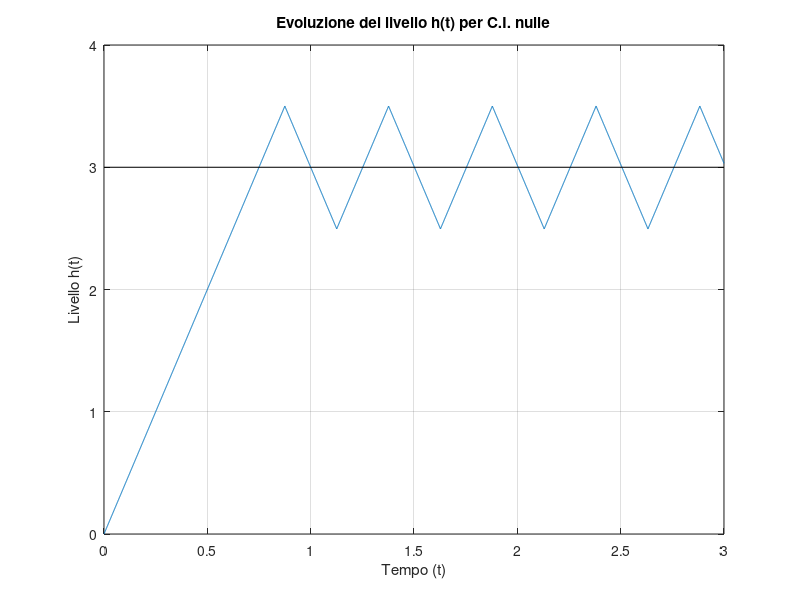
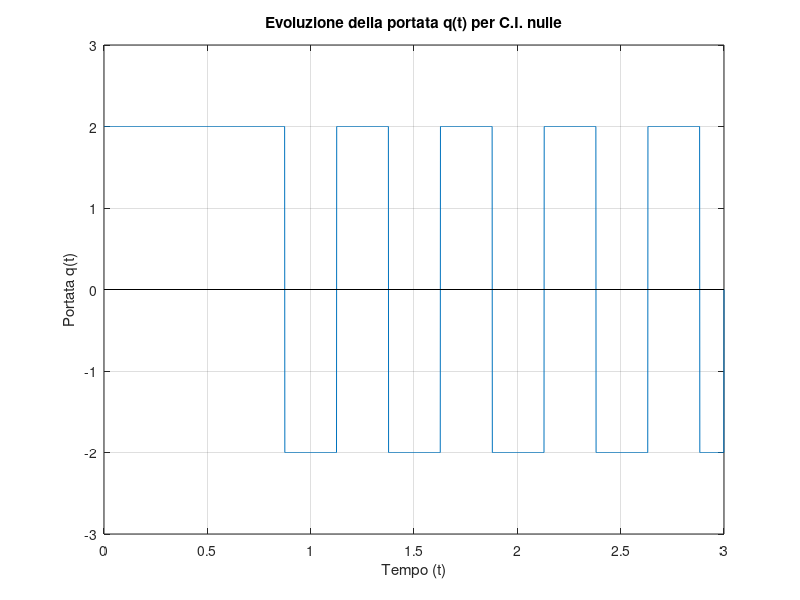

Reproduce these figures in MATLAB, in order.
function Esercizio1_6()
  close all
  clear all
  clc
  % Si applichi il controllore a relè con isteresi per il quale e = hbar - h(t).
  % Si faccia riferimento al serbatoio dell'esempio 1.13.
  % Si studi l'evoluzione h(t) per h(0)=h0 generico al variare di Ehat, qhat.

  %
  % Dati 1.17: Processo di riempimento ad isteresi con portata costante qhat:
  %   A * hdot(t) = qhat , e>Ehat
  %               = -qhat , e<Ehat
  % Nel transitorio iniziale si fa riferimento all'andamento della variazione
  % di livello
  %
  A = 0.5; % Area iniziale
  qbar = 2; % Portata discreta
  Ebar = 0.5; % Margine d'errore per isteresi
  hbar = 3; % Target di livello
  h0 = 0;   % Livello iniziale
  qprev = qbar; %Variabile di appoggio per gestione isteresi portata\

  dt = 0.001; %Definizione del tempo
  ti = 0;     %Tempo inizio
  tf = 3;     %Tempo fine
  t = ti:dt:tf;  %Vettore tempi
  q = zeros(size(t)); %Vettore portata
  h = ones(size(t)) * h0; %Vettore livello

  for i = 1 : length(t)-1
    e = hbar - h(i);
    if (e >= Ebar)
      q(i) = qbar;
    elseif (e <= -Ebar)
      q(i) = -qbar;
    else
      q(i) = qprev;
    endif
    qprev = q(i);
    hdot = q(i)/A;
    h(i+1) = h(i) + hdot * dt;
  endfor

  figure(1)
  plot(t,h, [ti tf], [hbar hbar], 'k');
  ylim([0 4]);
  grid;
  xlabel('Tempo (t)')
  ylabel('Livello h(t)')
  title('Evoluzione del livello h(t) per C.I. nulle')

  figure(2)
  plot(t,q, [ti tf], [0 0], 'k');
  ylim([-3 3]);
  grid;
  xlabel('Tempo (t)')
  ylabel('Portata q(t)')
  title('Evoluzione della portata q(t) per C.I. nulle')

endfunction
